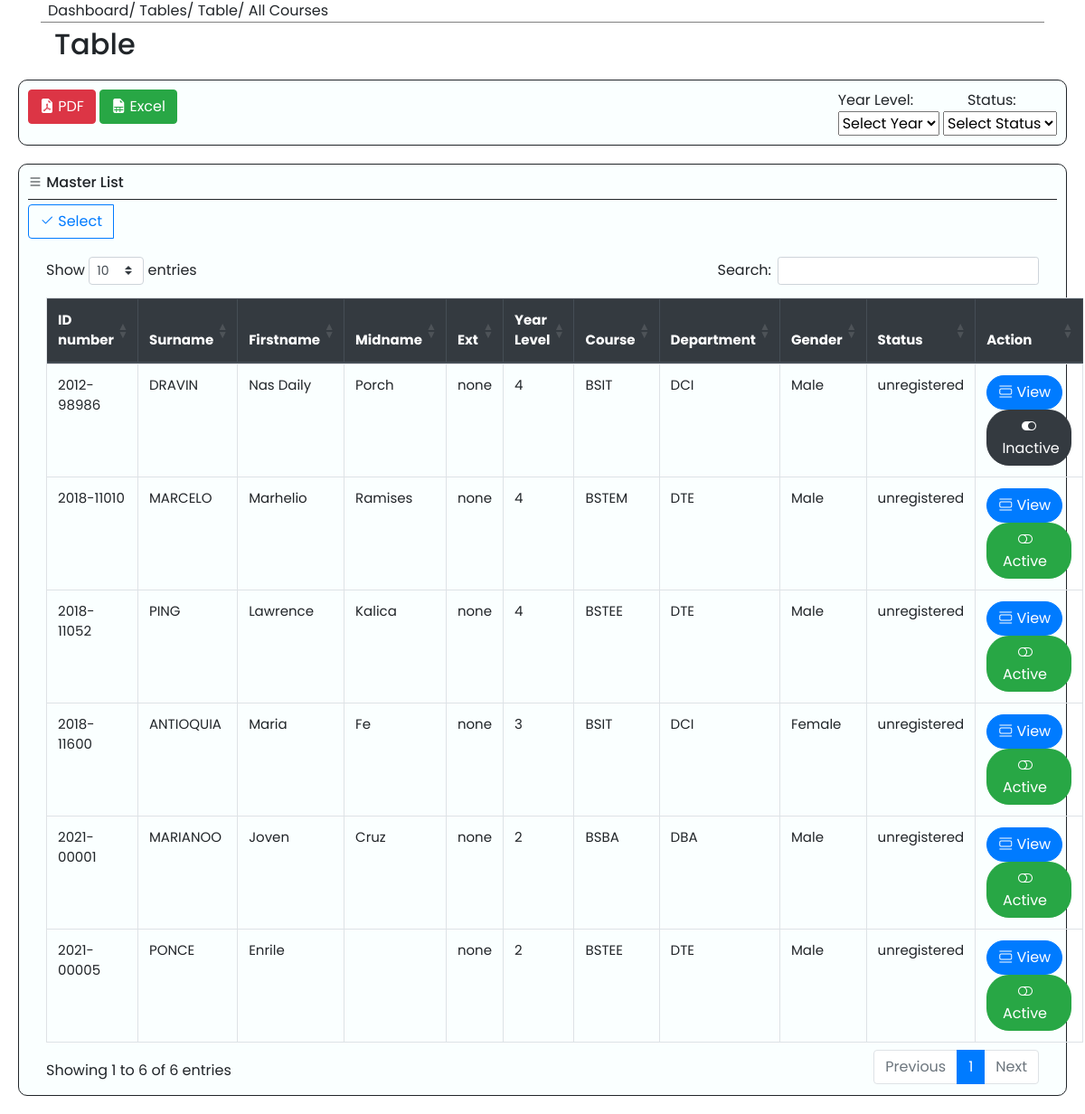
Screenshot of /user/table_dept&course.php (signed in) with the database file from the repository.
### tables this page shows
CREATE TABLE `student_info` (
  `id` int(11) NOT NULL,
  `id_number` varchar(50) NOT NULL,
  `surname` varchar(200) NOT NULL,
  `firstname` varchar(200) NOT NULL,
  `midname` varchar(200) NOT NULL,
  `ext` varchar(50) NOT NULL,
  `contact_number` varchar(100) NOT NULL,
  `house_num` varchar(255) NOT NULL,
  `st_purok` varchar(255) NOT NULL,
  `brgy` varchar(255) NOT NULL,
  `city` varchar(255) NOT NULL,
  `birthday` date NOT NULL,
  `place_of_birth` varchar(255) NOT NULL,
  `gender` varchar(100) NOT NULL,
  `working` varchar(100) NOT NULL
);

CREATE TABLE `student_data` (
  `id` int(11) NOT NULL,
  `id_number` varchar(50) NOT NULL,
  `year_lvl` varchar(50) NOT NULL,
  `course` varchar(100) NOT NULL,
  `program_dept` varchar(255) NOT NULL,
  `status` varchar(100) NOT NULL DEFAULT '0',
  `graduating` int(11) NOT NULL DEFAULT 0,
  `gradReason` varchar(255) NOT NULL,
  `archive` int(11) NOT NULL DEFAULT 0,
  `reg-date` timestamp NOT NULL DEFAULT current_timestamp() ON UPDATE current_timestamp(),
  `archive_year` varchar(10) NOT NULL,
  `reason` varchar(255) NOT NULL
);

CREATE TABLE `courses` (
  `id` int(11) NOT NULL,
  `dept_id` int(11) NOT NULL,
  `course_abb` varchar(50) NOT NULL,
  `course_name` varchar(255) NOT NULL
);

CREATE TABLE `program_dept` (
  `dept_id` int(11) NOT NULL,
  `department_name` varchar(255) NOT NULL,
  `dept_code` varchar(50) NOT NULL,
  `dept_head` varchar(255) NOT NULL
);

### user/table_dept&course.php (the view, shortened to what this page needs)
<?php
include 'header.php';
?>
<?php
require 'dbcon.php';
?>
<?php
$i = 0;
$code='';
$link ='';
$excelLink1 = '';
$excelLink2 = '';
$code1 = '';
$code2 = '';
$head1 = '';
?>
<div class="container" >
  <div style="border-bottom: 1px solid grey;margin-bottom: 5px;" >
    <?php
    if(!isset($_GET['abbC'])){
      $here = "All ".$_GET['abbD']." Courses";
    }else{
      $here = $_GET['abbC'];
    }
    ?>
    <span class="p-2">Dashboard/ Tables/ <?=$_GET['abbD']?> Table/ <?=$here?></span>
  </div>
</div>
<div class="container">
    <div  class="col-md-12">
      <h2><?=$head?> <?=$head1?>Table</h2>
    </div>
</div>
<div style="border:1px solid; margin:20px; padding:10px; border-radius:10px; background-color:    hsl(180, 100%, 99%);" class="">
<div class="row">
    <div class="col-md-4">
      <a id="pdfBtn"  class="btn btn-danger"  data-toggle='modal' data-target='#pdfmodal'><i class="bi bi-file-earmark-pdf-fill"></i> PDF</a>
      <a id="excelBtn" href="excel_table_gen.php?head=<?=$head.$link?><?=$excelLink1.$excelLink2?>" class="btn btn-success"><i class="bi bi-file-earmark-spreadsheet-fill"></i> Excel</a>
    </div>
    <div class="col-md-8">
    <div class="float-right">
      <span>Year Level:&nbsp;&nbsp;&nbsp;&nbsp;&nbsp;&nbsp;&nbsp;&nbsp;&nbsp;&nbsp;&nbsp;&nbsp;&nbsp;&nbsp;Status:</span>
    <form id="submit_y" action="table_dept&courseYear.php?abbD=<?php echo $_GET['abbD'];?>" method='POST'>
      <select id="year" name="year">
        <option selected='' <?php if(!isset($_GET['year'])){ echo "disabled=''"; } ?> value="<?php if(isset($_GET['year'])){ echo $_GET["year"]; }?>"><?php if(isset($_GET['year'])){ echo $_GET["year"]; }else echo 'Select Year'; ?></option>
       </select>
        <select name="reg">
        <option selected='' <?php if(!isset($_GET['reg'])) { echo "disabled=''"; } ?>><?php if(isset($_GET['reg'])){ echo ucfirst($_GET['reg']); }else echo 'Select Status';?></option>
        </select>
    </form>
    </div>
    </div>
</div>
</div>
<div style="border:1px solid; margin:20px; padding:10px; border-radius:10px; background-color:    hsl(180, 100%, 99%);">
  <div style="border-bottom: 1px solid; margin-bottom: 5px">
      <h6><i class="bi bi-list"></i> <?=$head?> Master List</h6>
  </div>
  <div class="btn-group" id="btn-table">
    <button id="btn" class="btn btn-outline-primary"><i class="bi bi-check2"></i> Select</button>
  </div>
  <div class='' style="margin-right: 20px; margin-left: 20px; padding-top: 20px;">
    <form id="select" action="selected_st.php" method="POST" target="_blank">
      <input type="hidden" name="grad" value="Graduating Student's Masterlist">
      <table style="font-size: 15px;" class=" table table-hover table-bordered"  id="table">
        <?php
          $query = "SELECT `student_info`.`id` AS id, `student_info`.`id_number` AS id_number, `student_info`.`surname` AS surname, `student_info` .`firstname` AS firstname,`student_info`.`midname` AS midname, `student_info`.`ext` AS ext, `student_data`.`year_lvl` AS year_lvl, `courses`.`course_abb` AS course_abb, `program_dept`.dept_code AS dept_code, `student_info`.`gender` AS gender, `student_data`.`status` AS status, `email_accounts`.`active` AS active  FROM `student_info` LEFT JOIN student_data ON `student_info`.`id_number` = `student_data`.`id_number` INNER JOIN courses ON student_data.course = courses.id INNER JOIN program_dept ON student_data.program_dept = program_dept.dept_id INNER JOIN email_accounts ON email_accounts.id_number = student_info.id_number  WHERE student_data.archive = '0' $code $code1 $code2";
          $result = $conn->query($query);
                ?>
            <thead class="thead-dark">
                       <th>ID number</th>
                       <th>Surname</th>
                       <th>Firstname</th>
                       <th>Midname</th>
                       <th width="5%">Ext</th>
                       <th>Year Level</th>
                       <th>Course</th>
                       <th>Department</th>
                       <th>Gender</th>
                       <th>Status</th>
                       <th>Action</th>
                    </thead>
               <?php
                while( $row = $result->fetch_assoc()):
                  ?>
                    <tr class="">
                        <td><input style="margin-right: 3px" id="checkbox<?=$i ?>" type="checkbox" name="id<?php echo $i; ?>" value="<?php echo  $row['id_number']?>"><?php echo $row['id_number']?></td>
                        <td><?php echo  $row['surname']?></td>
                        <td><?php echo  $row['firstname']?></td>
                        <td><?php echo  $row['midname']?></td>
                        <td><?php
                        if($row['ext']==''){
                          $ext = 'none';
                         }else{
                          $ext = $row['ext'];
                         }
                           echo  $ext;
                        ?></td>
                        <td><?php echo  $row['year_lvl']?></td>
                        <td><?php echo  $row['course_abb']?></td>
                        <td><?php echo  $row['dept_code']?></td>
                        <td><?php echo  $row['gender']?></td>
                        <td><?php echo  $row['status']?></td>
                        <td>
                        <button style="border-radius: 25px" type="button" class="btn btn-primary"  data-toggle="modal" data-target="#viewmodal<?php echo $row['id']; ?>"><i class="bi bi-view-list"></i> View</button><?php include "student_modalView.php"; ?>
                        <span id="<?=$row['id_number']?>">
                        <?php if($row['active'] == 1){
                        ?>
                        <span style="border-radius: 25px" class="btn btn-success" ><i class="bi bi-toggle-off"></i><span style="margin-left: 8px; margin-right: 9px"> Active</span></span>
                        <?php }else{ ?>
                        <span style="border-radius: 25px" class="btn btn-dark" ><i class="bi bi-toggle-on"></i> &nbsp;Inactive</span>
                      <?php } ?>
                        </span>
                        </td>
                    </tr>
              <?php
              $i++;
              endwhile;
               ?>
<?php
include 'footer.php';
 ?>

### user/css/nav.css (style rules this page uses)
* { margin: 0; padding: 0; box-sizing: border-box; font-family: "Poppins", sans-serif; }

### rows the page displays
student_info: id_number "2012-98986", surname "DRAVIN", firstname "Nas Daily", midname "Porch", ext "none", student_data.year_lvl "4", courses.course_abb "BSIT", program_dept.dept_code "DCI", gender "Male", student_data.status "unregistered", shows "Inactive"
student_info: id_number "2018-11010", surname "MARCELO", firstname "Marhelio", midname "Ramises", ext "none", student_data.year_lvl "4", courses.course_abb "BSTEM", program_dept.dept_code "DTE", gender "Male", student_data.status "unregistered", shows "Active"
student_info: id_number "2018-11052", surname "PING", firstname "Lawrence", midname "Kalica", ext "none", student_data.year_lvl "4", courses.course_abb "BSTEE", program_dept.dept_code "DTE", gender "Male", student_data.status "unregistered", shows "Active"
student_info: id_number "2018-11600", surname "ANTIOQUIA", firstname "Maria", midname "Fe", ext "none", student_data.year_lvl "3", courses.course_abb "BSIT", program_dept.dept_code "DCI", gender "Female", student_data.status "unregistered", shows "Active"
student_info: id_number "2021-00001", surname "MARIANOO", firstname "Joven", midname "Cruz", ext "none", student_data.year_lvl "2", courses.course_abb "BSBA", program_dept.dept_code "DBA", gender "Male", student_data.status "unregistered", shows "Active"
student_info: id_number "2021-00005", surname "PONCE", firstname "Enrile", ext "none", student_data.year_lvl "2", courses.course_abb "BSTEE", program_dept.dept_code "DTE", gender "Male", student_data.status "unregistered", shows "Active"

### other values shown
$here "All Courses"
